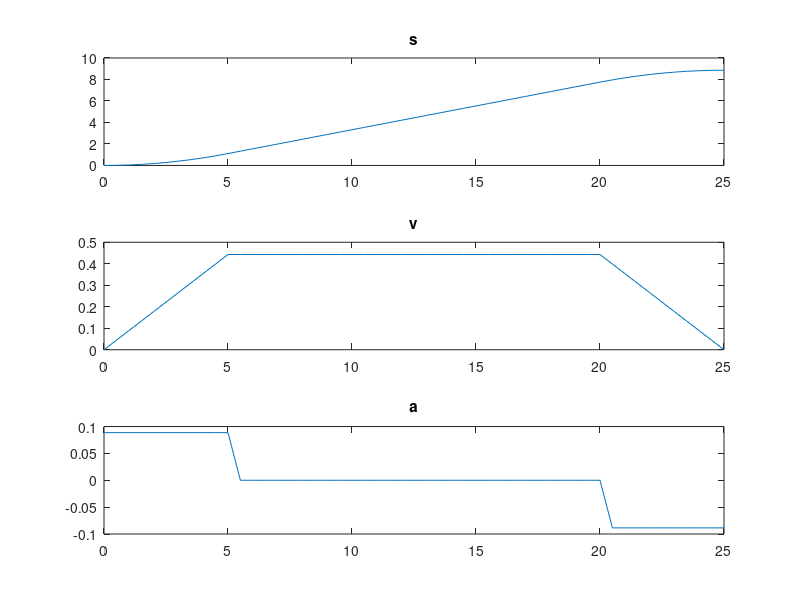
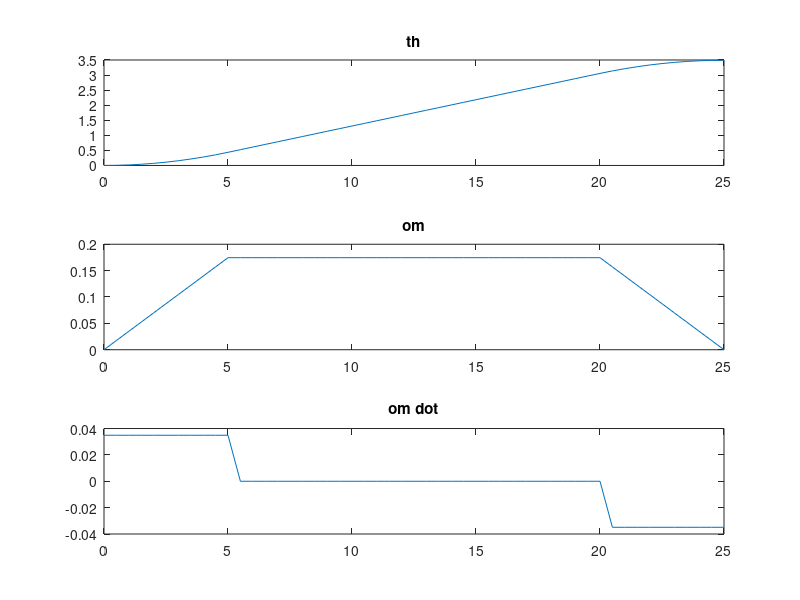
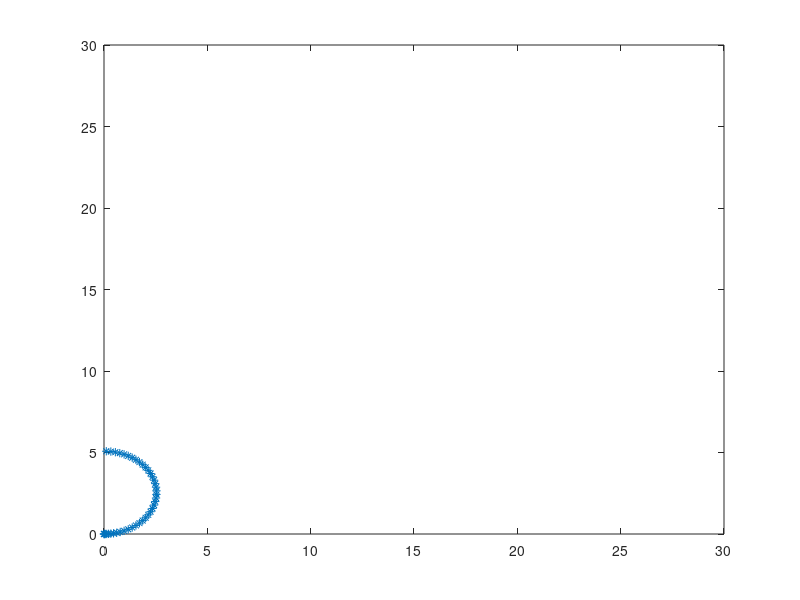

Reproduce these figures in MATLAB, in order.
close all
clear 

        %%%%%%%%%%%%%%%%%%%%%%%%%%%%
        %%%%   ARC TRAJECTORY   %%%%
        %%%%%%%%%%%%%%%%%%%%%%%%%%%%



%%%%%%%%%%%%  DATA  %%%%%%%%%%%%%

T = 0.5;    %TIME STEP [s]
N = 6;      %N 

t0 = 0;     %START TIME [s]
tc = 5;     %ACCELERATION TIME [s]
tf = 25;    %FINISH TIME [s]

delta_th=200;%DELTA ORIENTATION [deg]
dis=5;     %SPATIAL DISPLACEMENT [m]
Tsample=0.01;
%%%%%%%%%%%%%%%%%%%%%%%%%%%%%%%%%

t = 0:T:tf;
s=zeros(1,length(t));
v=s; dv=s;
th =s; om =s; dom = s;

r=(dis/2)/sin(deg2rad(delta_th/2));
% f=r*cos(deg2rad(delta_th/2));
l = r*deg2rad(delta_th);

s0 = 0; 
sf = l; 
vc = (sf-s0)/(tf-tc);

th0 = deg2rad(0);
thf = deg2rad(delta_th);
omc = (thf-th0)/(tf-tc);

for i=1:length(t)
    if t(i)<=tc
        s(i) = s0 + vc/(2*tc)*t(i)^2;
        v(i) = vc/tc*t(i);
        dv(i) = vc/tc;
        
        th(i) = th0 + omc/(2*tc)*t(i)^2;
        om(i) = omc/tc*t(i);
        dom(i) = omc/tc;
    elseif t(i) <= tf-tc
        s(i) = s0 + vc*(t(i)-tc/2);
        v(i) = vc;
        dv(i) = 0;
        
        th(i) = th0 + omc*(t(i)-tc/2);
        om(i) = omc;
        dom(i) = 0;
    else 
        s(i) = sf - vc/(2*tc)*(tf-t(i))^2;
        v(i) = vc/tc*(tf-t(i));
        dv(i) = -vc/tc;
        
        th(i) = thf - omc/(2*tc)*(tf-t(i))^2;
        om(i) = omc/tc*(tf-t(i));
        dom(i) = -omc/tc;
    end
end

figure;
subplot(3,1,1)
plot(t,s)
title('s');
subplot(3,1,2)
plot(t,v)
title('v');
subplot(3,1,3)
plot(t,dv)
title('a');

figure;
subplot(3,1,1)
plot(t,th)
title('th');
subplot(3,1,2)
plot(t,om)
title('om');
subplot(3,1,3)
plot(t,dom)
title('om dot');

th_d = om;
x_d = v.*cos(th);
y_d = v.*sin(th);
p_d = [x_d' y_d'];

x = 0; y = 0;
for i = 2:length(t) 
    x(i) = x(i-1) + v(i-1)*T*cos(th(i-1));
    y(i) = y(i-1) + v(i-1)*T*sin(th(i-1));    
end

figure;
plot(x,y,'*')
axis([0 30 0 30]);

Ttot=tf;

xd=[x;y;th];